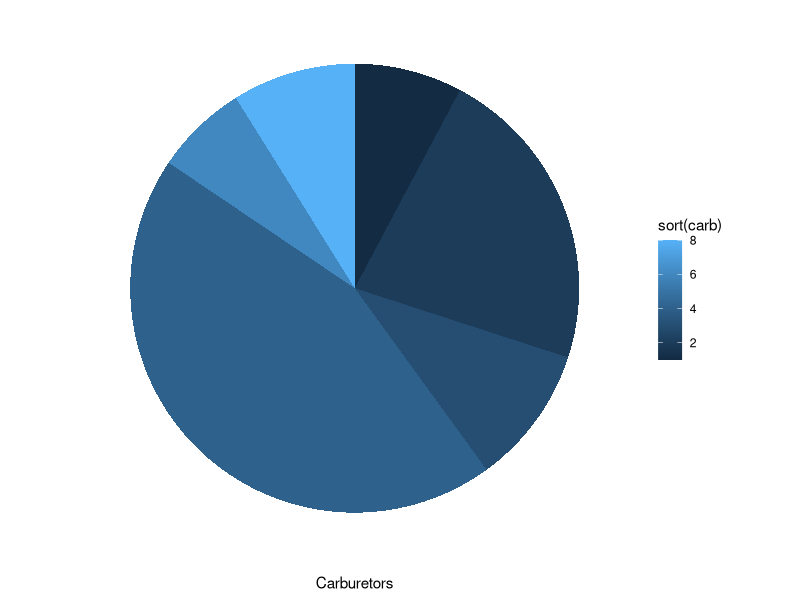

The R script that drew this image:
#PieChart in R
#CODE BY JATIN DHALL
#Using the mtcars dataset
#To create a pie chart, we first need to create a bar chart
library(ggplot2)
attach(mtcars)
barp<-ggplot(mtcars,aes(x=1,y=sort(carb),fill=sort(carb)))+geom_bar(stat="identity")#To create the stacked barplot
barp<-barp + coord_polar(theta="y")#Converts the stacked bar chart to piechart
barp<-barp + theme(
  axis.line = element_blank(),
  axis.text.x = element_blank(),
  axis.text.y = element_blank(),
  axis.ticks = element_blank(),
  axis.title.y = element_blank(),
  panel.background = element_blank())+
  labs(y = "Carburetors")
print(barp)